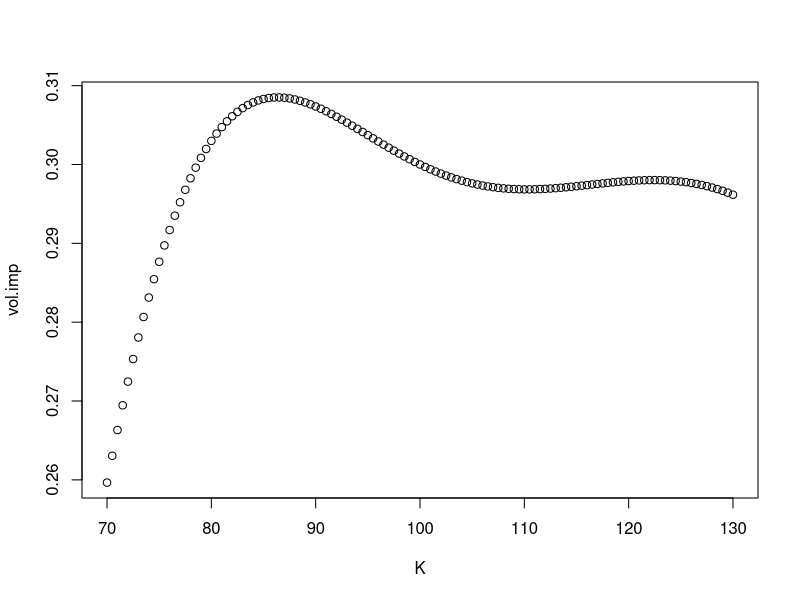

Recreate this plot in R.
## ---- chunk 1
knitr::opts_chunk$set(echo = FALSE)
## ---- chunk 2
GBSPrice <- function(PutCall, S, K, T, r, b, sigma) {
  d1 <- (log(S/K) + (b+sigma^2/2)*T)/(sigma*sqrt(T))
  d2 <- d1 - sigma*sqrt(T)

  if(PutCall == 'c')  
    px <- S*exp((b-r)*T)*pnorm(d1) - K*exp(-r*T)*pnorm(d2)
  else
    px <- K*exp(-r*T)*pnorm(-d2) - S*exp((b-r)*T)*pnorm(-d1)

px
}
## ---- chunk 3
GBSVega <- function(PutCall, S, K, T, r, b, sigma) {
  d1 <- (log(S/K) + (b+sigma^2/2)*T)/(sigma*sqrt(T))
  S*exp((b-r)*T) * dnorm(d1)
}
## ---- chunk 4
# Benchmark data: (strike, volatility)
VolData <- list(c(80, .32), c(100, .30), c(120, .315))
## ---- chunk 5
C1 <- function(vol=sigma, spot=Spot) GBSPrice(PutCall='c', S=spot, K=VolData[[1]][1], T=T, r=r, b=b, sigma=vol)

C2 <- function(vol=sigma, spot=Spot) GBSPrice(PutCall='c', S=spot, K=VolData[[2]][1], T=T, r=r, b=b, sigma=vol)

C3 <- function(vol=sigma, spot=Spot) GBSPrice(PutCall='c', S=spot, K=VolData[[3]][1], T=T, r=r, b=b, sigma=vol)

C <- c(C1, C2, C3)
## ---- chunk 6
Vega <- function(f, vol, spot=Spot) {
  d_vol <- 10e-5
  return( (f(vol+d_vol*vol, Spot)-f(vol-d_vol*vol, Spot))/(2*d_vol) )
}

Vanna <- function(f, vol, spot=Spot) {
  d_vol <- 10e-5
  d_spot <- 10e-5
  return( (f(vol+d_vol*vol, Spot+d_spot*Spot)+
           f(vol-d_vol*vol, Spot-d_spot*Spot)-
           f(vol+d_vol*vol, Spot-d_spot*Spot)-
           f(vol-d_vol*vol, Spot+d_spot*Spot))/(4*d_vol*d_spot) )
}
  
Volga <- function(f, vol, spot=Spot) {
  d_vol <- 10e-5
  return( (f(vol+d_vol*vol, Spot) - 2*f(vol, Spot) + f(vol-d_vol*vol, Spot))/d_vol**2 )
  }
## ---- chunk 7
r<-0
b<-0
T<-1
Spot <- 100
B.vega <- sapply(1:3, function(i) Vega(C[[i]], VolData[[i]][2]))
## ---- chunk 8
r<-0
b<-0
T<-1
Spot <- 100
B.vega.benchmark <- sapply(1:3, function(i) Vega(C[[i]], VolData[[i]][2]))
B.vanna.benchmark <- sapply(1:3, function(i) Vanna(C[[i]], VolData[[i]][2]))
B.volga.benchmark <- sapply(1:3, function(i) Volga(C[[i]], VolData[[i]][2]))
print("B.vega.benchmark for C1, C2 and C3")
B.vega.benchmark
print("B.vanna.benchmark for C1, C2 and C3")
B.vanna.benchmark
print("B.volga.benchmark for C1, C2 and C3")
B.volga.benchmark
## ---- chunk 9
r<-0
b<-0
T<-1
Spot <- 100
K <- 110


VolData.ATM <- VolData[[2]][2]

f <- function(vol=VolData.ATM, spot=Spot){
  GBSPrice(PutCall='c', S=spot, K=K, T=T, r=r, b=b, sigma=vol)
}
B.vega <- Vega(f, VolData.ATM, Spot)
B.vanna <- Vanna(f, VolData.ATM, Spot)
B.volga <- Volga(f, VolData.ATM, Spot)
print("vega for K=110")
B.vega
print("vanna for K=110")
B.vanna
print("volga for K=110")
B.volga
b.risk <- c(B.vega, B.vanna, B.volga)
## ---- chunk 10
A <- matrix(data = c(B.vega.benchmark, B.vanna.benchmark, B.volga.benchmark), nrow =3)
A <- t(A)
X <- solve(A, b.risk)
print("Matrice A =")
print(A)
print("Risk indicators (b) = ")
print(b.risk)
print("Weights =")
print(X)

vol.K <- VolData[[1]][2]*X[1] + VolData[[2]][2]*X[2] + VolData[[3]][2]*X[3]
print("vol de K = 110")
print(vol.K)

C1.M <- GBSPrice(PutCall='c', S=100, K=80, T=T, r=r, b=b, sigma=VolData.ATM)

C2.M <- GBSPrice(PutCall='c', S=100, K=100, T=T, r=r, b=b, sigma=VolData.ATM)

C3.M <- GBSPrice(PutCall='c', S=100, K=120, T=T, r=r, b=b, sigma=VolData.ATM)

C.M <- c(C1.M, C2.M, C3.M)

C1.BS <- GBSPrice(PutCall='c', S=100, K=80, T=T, r=r, b=b, sigma=VolData.ATM)

C2.BS <- GBSPrice(PutCall='c', S=100, K=100, T=T, r=r, b=b, sigma=VolData.ATM)

C3.BS <- GBSPrice(PutCall='c', S=100, K=120, T=T, r=r, b=b, sigma=VolData.ATM)

C.BS <- c(C1.BS, C2.BS, C3.BS)

O.BS <- GBSPrice(PutCall='c', S=100, K=110, T=T, r=r, b=b, sigma=VolData[[2]][2])


somme <- 0
for (i in 1:3) {
  somme <- somme + X[i]*(C.M[i]-C.BS[i])
}
O.M <- O.BS + somme
print("Price with BS")
print(O.BS)
print("Price ajusted")
print(O.M)

## ---- chunk 11

r<-0
b<-0
T<-1
Spot <- 100
K <- seq (70, 130 ,0.5)
vol.imp <- c()


f <- function(vol, spot=Spot, k){
  GBSPrice(PutCall='c', S=spot, K=k, T=T, r=r, b=b, sigma=vol)
}

Vega <- function(f, vol, spot=Spot, k) {
  d_vol <- 10e-5
  return( (f(vol+d_vol*vol, Spot, k)-f(vol-d_vol*vol, Spot, k))/(2*d_vol) )
}

Vanna <- function(f, vol, spot=Spot, k) {
  d_vol <- 10e-5
  d_spot <- 10e-5
  return( (f(vol+d_vol*vol, Spot+d_spot*Spot, k)+
           f(vol-d_vol*vol, Spot-d_spot*Spot, k)-
           f(vol+d_vol*vol, Spot-d_spot*Spot, k)-
           f(vol-d_vol*vol, Spot+d_spot*Spot, k))/(4*d_vol*d_spot) )
}
  
Volga <- function(f, vol, spot=Spot, k) {
  d_vol <- 10e-5
  return( (f(vol+d_vol*vol, Spot, k) - 2*f(vol, Spot, k) + f(vol-d_vol*vol, Spot, k))/d_vol**2 )
  }

vol.f <- function(f, vol = VolData.ATM, spot=Spot, k) {
  b = c(1:3)
  b[1] = Vega(f, vol, spot=Spot, k)
  b[2] = Vanna(f, vol, Spot, k)
  b[3] = Volga(f, vol, Spot, k)
  A = matrix(data = c(B.vega.benchmark, B.vanna.benchmark, B.volga.benchmark), nrow =3)
  A <- t(A)
  X = solve(A, b)
  return(VolData[[1]][2]*X[1] + VolData[[2]][2]*X[2] + VolData[[3]][2]*X[3])
}


for (i in 1:121) {
  vol.imp = append(vol.imp, vol.f(f, vol = VolData.ATM,spot = Spot, k = K[i]))
}

plot(K, vol.imp)

## ---- chunk 12
Vega <- function(f, vol, spot=Spot) {
  d_vol <- 10e-5
  return( (f(vol+d_vol*vol, Spot)-f(vol-d_vol*vol, Spot))/(2*d_vol) )
}

Vanna <- function(f, vol, spot=Spot) {
  d_vol <- 10e-5
  d_spot <- 10e-5
  return( (f(vol+d_vol*vol, Spot+d_spot*Spot)+
           f(vol-d_vol*vol, Spot-d_spot*Spot)-
           f(vol+d_vol*vol, Spot-d_spot*Spot)-
           f(vol-d_vol*vol, Spot+d_spot*Spot))/(4*d_vol*d_spot) )
}
  
Volga <- function(f, vol, spot=Spot) {
  d_vol <- 10e-5
  return( (f(vol+d_vol*vol, Spot) - 2*f(vol, Spot) + f(vol-d_vol*vol, Spot))/d_vol**2 )
  }
## ---- chunk 13
r<-0
b<-0
T<-1
Spot <- 100
K <- 105

epsi <- 0.000001


VolData.ATM <- VolData[[2]][2]

f <- function(vol=VolData.ATM, spot=Spot){
  GBSPrice(PutCall='c', S=spot, K=K-epsi, T=T, r=r, b=b, sigma=vol)
}
B.vega <- Vega(f, VolData.ATM, Spot)
B.vanna <- Vanna(f, VolData.ATM, Spot)
B.volga <- Volga(f, VolData.ATM, Spot)
print("vega for K=105 - espilon")
B.vega
print("vanna for K=105 - espilon")
B.vanna
print("volga for K=105 - espilon")
B.volga
b.risk.moins <- c(B.vega, B.vanna, B.volga)
X.moins <- solve(A, b.risk.moins)

O.BS.moins <- GBSPrice(PutCall='c', S=100, K=K-epsi, T=T, r=r, b=b, sigma=VolData[[2]][2])


somme <- 0
for (i in 1:3) {
  somme <- somme + X.moins[i]*(C.M[i]-C.BS[i])
}
O.M.moins <- O.BS.moins + somme

print("price with BS for K=105 - espilon")
print(O.BS.moins)
print("price ajusted for K=105 - espilon")
print(O.M.moins)

## ---- chunk 14
VolData.ATM <- VolData[[2]][2]
##############
f <- function(vol=VolData.ATM, spot=Spot){
  GBSPrice(PutCall='c', S=spot, K=K+epsi, T=T, r=r, b=b, sigma=vol)
}
B.vega <- Vega(f, VolData.ATM, Spot)
B.vanna <- Vanna(f, VolData.ATM, Spot)
B.volga <- Volga(f, VolData.ATM, Spot)
print("vega for K=105 - espilon")
B.vega
print("vanna for K=105 - espilon")
B.vanna
print("volga for K=105 - espilon")
B.volga
b.risk.plus <- c(B.vega, B.vanna, B.volga)
X.plus <- solve(A, b.risk.plus)

O.BS.plus <- GBSPrice(PutCall='c', S=100, K=K+epsi, T=T, r=r, b=b, sigma=VolData[[2]][2])


somme <- 0
for (i in 1:3) {
  somme <- somme + X.plus[i]*(C.M[i]-C.BS[i])
}
O.M.plus<- O.BS.plus + somme

print("price with BS for K=105 + espilon")
print(O.BS.plus)
print("price ajusted for K=105 + espilon")
print(O.M.plus)

## ---- chunk 15
print("price for a digital call paying 2*epsi")
O =O.M.moins - O.M.plus
print(O)


prix.call.digital = O*(1/(2*epsi))
print("price for a digital call paying 1")
prix.call.digital
